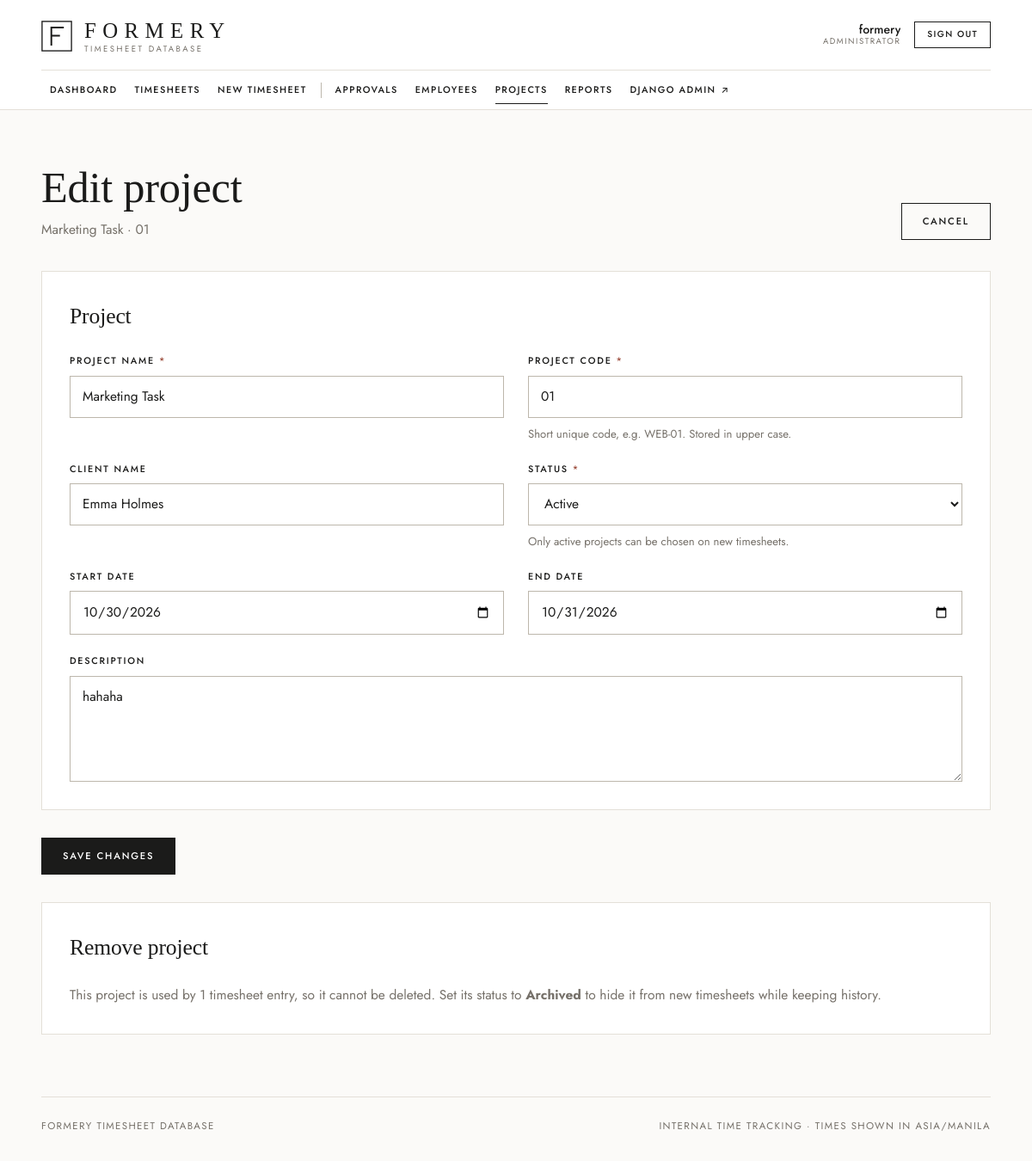
Page /projects/1/edit/ (signed in) on the committed database.
### timesheets/models.py (models this page shows, shortened)
class Project(models.Model):
    class Status(models.TextChoices):
        ACTIVE = "active", "Active"
        ON_HOLD = "on_hold", "On hold"
        COMPLETED = "completed", "Completed"
        ARCHIVED = "archived", "Archived"
    name = models.CharField(max_length=150)
    code = models.CharField(max_length=30, unique=True)
    client_name = models.CharField(max_length=150, blank=True)
    description = models.TextField(blank=True)
    start_date = models.DateField(null=True, blank=True)
    end_date = models.DateField(null=True, blank=True)
    status = models.CharField(max_length=20, choices=Status.choices, default=Status.ACTIVE)
    created_at = models.DateTimeField(auto_now_add=True)
    class Meta:
        ordering = ["name"]
        indexes = [models.Index(fields=["status"])]
        constraints = [
            models.CheckConstraint(
                condition=Q(start_date__isnull=True)
                | Q(end_date__isnull=True)
                | Q(end_date__gte=F("start_date")),
                name="project_end_after_start",
            ),
        ]

### timesheets/views.py (the view, shortened to what this page needs)
# urls.py: path("projects/<int:pk>/edit/", views.project_edit, name="project_edit"),
@admin_required
def project_edit(request, pk):
    project = get_object_or_404(Project.objects.annotate(entry_count=Count("entries")), pk=pk)
    form = ProjectForm(request.POST or None, instance=project)
    if request.method == "POST":
        messages.error(request, "Please correct the highlighted fields and try again.")
    return render(request, "timesheets/project_form.html", {"form": form, "project": project})

### timesheets/forms.py (shortened to what this page needs)
class ProjectForm(forms.ModelForm):
    class Meta:
        model = Project
        fields = ["name", "code", "client_name", "status", "start_date", "end_date", "description"]
        widgets = {
            "start_date": forms.DateInput(attrs={"type": "date"}, format="%Y-%m-%d"),
            "end_date": forms.DateInput(attrs={"type": "date"}, format="%Y-%m-%d"),
            "description": forms.Textarea(attrs={"rows": 4}),
        }
        labels = {"name": "Project name", "code": "Project code", "client_name": "Client name"}
        help_texts = {
            "code": "Short unique code, e.g. WEB-01. Stored in upper case.",
            "status": "Only active projects can be chosen on new timesheets.",
        }

### timesheets/permissions.py (called while the page is built)
def is_admin(user):
    return bool(
        user is not None
        and user.is_authenticated
        and user.is_active
        and (user.is_staff or user.is_superuser)
    )

def admin_required(view_func):
    @wraps(view_func)
    def checked(request, *args, **kwargs):
        if not is_admin(request.user):
            raise PermissionDenied("Administrator access is required.")
        return view_func(request, *args, **kwargs)
    return login_required(checked)

### timesheets/templatetags/ts_extras.py (called while the page is built)
@register.filter
def person(user):
    if user is None:
        return "-"
    return user.get_full_name() or user.get_username()

### templates/timesheets/project_form.html (shortened to what this page needs)
{% extends "base.html" %}
{% block page_title %}{% if project %}Edit project{% else %}Add project{% endif %}{% endblock %}
{% block page_subtitle %}<p class="muted">{% if project %}{{ project.name }} &middot; {{ project.code }}{% else %}Projects appear in the timesheet form once they are active{% endif %}</p>{% endblock %}
{% block page_actions %}<a class="btn btn-ghost" href="{% url 'project_list' %}">Cancel</a>{% endblock %}
{% block content %}
<form method="post" novalidate class="timesheet-form">
  <section class="card form-section">
    <h2 class="serif">Project</h2>
    <div class="form-grid">
      {% include "partials/_field.html" with field=form.name %}
      {% include "partials/_field.html" with field=form.code %}
      {% include "partials/_field.html" with field=form.client_name %}
      {% include "partials/_field.html" with field=form.status %}
      {% include "partials/_field.html" with field=form.start_date %}
      {% include "partials/_field.html" with field=form.end_date %}
    </div>
    {% include "partials/_field.html" with field=form.description %}
  </section>
  <div class="form-actions"><button type="submit" class="btn btn-primary">{% if project %}Save changes{% else %}Create project{% endif %}</button></div>
</form>
{% if project %}
<section class="card form-section">
  <h2 class="serif">Remove project</h2>
  {% if project.entry_count %}
    <p class="muted">This project is used by {{ project.entry_count }} timesheet entr{{ project.entry_count|pluralize:"y,ies" }}, so it cannot be deleted. Set its status to <strong>Archived</strong> to hide it from new timesheets while keeping history.</p>
  {% else %}
    <p class="muted">No timesheets use this project, so it can be deleted permanently.</p>
    <form method="post" action="{% url 'project_delete' project.pk %}" data-confirm="Delete this project permanently?">
      {% csrf_token %}<button type="submit" class="btn btn-danger-outline">Delete project</button>
    </form>
  {% endif %}
</section>
{% endif %}
{% endblock %}

### templates/base.html (shortened to what this page needs)
{% load static ts_extras %}<!DOCTYPE html>
<html lang="en">
<head>
  <link rel="stylesheet" href="{% static 'css/app.css' %}">
</head>
<body class="{% if user.is_authenticated %}app{% else %}public{% endif %}">
{% if user.is_authenticated %}
<header class="site-header">
  <div class="site-header-inner">
    <a class="brand" href="{% url 'dashboard' %}" aria-label="{{ app_name }} home">{% include "partials/_brand.html" %}</a>
    <div class="nav-panel" id="nav-panel">
      <nav class="nav" aria-label="Primary">
        <a href="{% url 'dashboard' %}" class="{% if nav_section == 'dashboard' %}active{% endif %}">Dashboard</a>
        <a href="{% url 'timesheet_list' %}" class="{% if nav_section == 'timesheets' %}active{% endif %}">{% if is_admin_user %}Timesheets{% else %}My timesheets{% endif %}</a>
        <a href="{% url 'timesheet_create' %}" class="{% if nav_section == 'create' %}active{% endif %}">New timesheet</a>
        {% if is_admin_user %}
        <a href="{% url 'timesheet_list' %}?status=submitted" class="{% if nav_section == 'approvals' %}active{% endif %}">Approvals{% if pending_count %}<span class="nav-count">{{ pending_count }}</span>{% endif %}</a>
        <a href="{% url 'employee_list' %}" class="{% if nav_section == 'employees' %}active{% endif %}">Employees</a>
        <a href="{% url 'project_list' %}" class="{% if nav_section == 'projects' %}active{% endif %}">Projects</a>
        <a href="{% url 'reports' %}" class="{% if nav_section == 'reports' %}active{% endif %}">Reports</a>
        <a href="{% url 'admin:index' %}">Django Admin<span aria-hidden="true"> &#8599;</span></a>
        {% endif %}
      </nav>
      <div class="header-user">
        <span class="user-meta">
          <strong>{{ user|person }}</strong>
          <small>{% if is_admin_user %}Administrator{% else %}Employee{% endif %}</small>
        </span>
        <form method="post" action="{% url 'logout' %}">
          <button type="submit" class="btn btn-ghost btn-sm">Sign out</button>
        </form>
      </div>
    </div>
  </div>
</header>
<div class="main-col">
  <div class="topbar">
    <div class="page-heading">
      <h1>{% block page_title %}{% endblock %}</h1>
      {% block page_subtitle %}{% endblock %}
    </div>
    <div class="page-actions">{% block page_actions %}{% endblock %}</div>
  </div>
{% else %}
<div class="public-wrap{% block public_class %}{% endblock %}">
  {% block public_media %}{% endblock %}
  <div class="public-shell">
    <a class="brand brand-public" href="{% url 'login' %}">{% include "partials/_brand.html" %}</a>
{% endif %}
    <main id="main" class="content">
      {% block content %}{% endblock %}
    </main>
{% if user.is_authenticated %}
  <footer class="footer">
    <span>{{ app_name }}</span>
    <span>Internal time tracking &middot; times shown in {{ time_zone }}</span>
  </footer>
</div>
{% else %}
    <p class="public-footer">{{ app_name }} &middot; authorised users only</p>
  </div>
</div>
{% endif %}
</body>
</html>

### templates/partials/_field.html (shortened to what this page needs)
<div class="field{% if field.errors %} has-error{% endif %}">
  <label for="{{ field.id_for_label }}">{{ field.label }}{% if field.field.required %}<span class="req" aria-hidden="true"> *</span>{% endif %}</label>
  {{ field }}
  {% if field.help_text %}<p class="help">{{ field.help_text }}</p>{% endif %}
</div>

### rows in the picture
Project: name "Marketing Task", code "01", client_name "Emma Holmes", status "Active", start_date "10/30/2026", end_date "10/31/2026", description "hahaha", entry_count "1"

### other values in the picture
{{ user|person }} "formery"
{{ field.label }} "PROJECT NAME PROJECT CODE CLIENT NAME STATUS START DATE END DATE DESCRIPTION"
{{ field.help_text }} "Short unique code, e.g. WEB-01. Stored in upper case. Only active projects can be chosen on new timesheets."
{{ app_name }} "FORMERY TIMESHEET DATABASE"
{{ time_zone }} "ASIA/MANILA"
